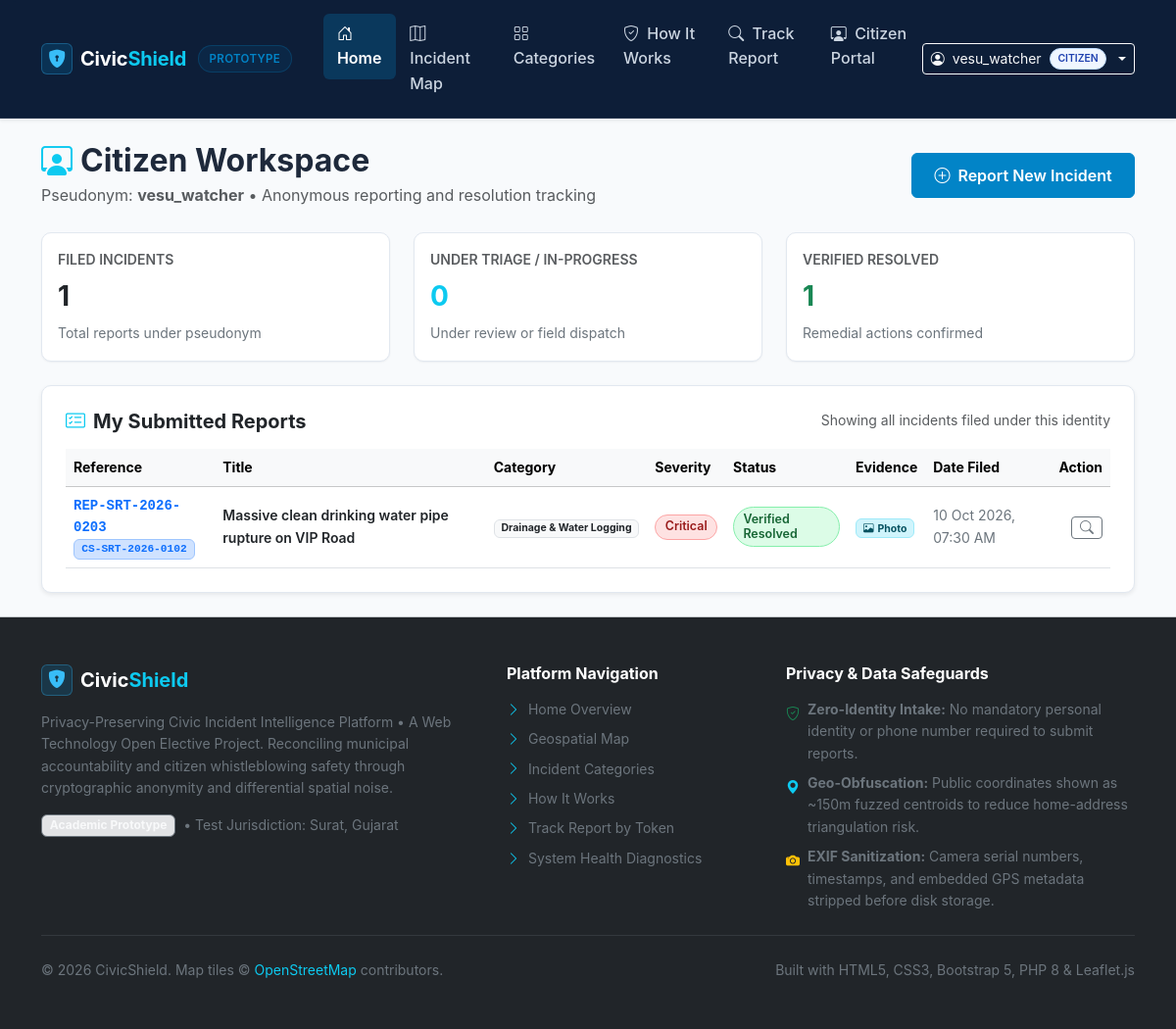
/citizen/ (signed in), run on the app's committed database.
### tables this page shows
CREATE TABLE IF NOT EXISTS `incident_reports` (
    `id` BIGINT UNSIGNED AUTO_INCREMENT PRIMARY KEY,
    `report_reference` VARCHAR(32) NOT NULL UNIQUE COMMENT 'Public report tracking identifier, e.g. REP-SRT-2026-0201',
    `tracking_token_hash` CHAR(64) NOT NULL UNIQUE COMMENT 'SHA-256 hash of private single-use tracking token provided to citizen',
    `incident_id` BIGINT UNSIGNED NULL COMMENT 'Null when freshly filed; assigned upon triage/consolidation',
    `citizen_id` BIGINT UNSIGNED NULL COMMENT 'Null for guest/anonymous reports; user ID for registered citizens',
    `category_id` INT UNSIGNED NOT NULL,
    `title` VARCHAR(200) NOT NULL,
    `description` TEXT NOT NULL,
    `submitted_severity` ENUM('low', 'medium', 'high', 'critical') NOT NULL DEFAULT 'medium',
    `submission_mode` ENUM('pseudonymous', 'anonymous') NOT NULL DEFAULT 'pseudonymous',
     
    `raw_lat` DECIMAL(10, 8) NULL COMMENT 'Direct sensor latitude; restricted from public APIs',
    `raw_lng` DECIMAL(11, 8) NULL COMMENT 'Direct sensor longitude; restricted from public APIs',
    `location_description` VARCHAR(255) NULL COMMENT 'Citizen landmark description (e.g. Near Prime Arcade)',
    `ip_hash` CHAR(64) NULL COMMENT 'Salted SHA-256 hash of submitter IP address for anti-spam rate limiting',
    `user_agent_hash` CHAR(64) NULL COMMENT 'Hashed browser signature for anti-abuse verification',
    `status` ENUM('pending_review', 'consolidated', 'duplicate', 'standalone', 'rejected') NOT NULL DEFAULT 'pending_review',
    `created_at` TIMESTAMP DEFAULT CURRENT_TIMESTAMP,
    INDEX `idx_reports_incident` (`incident_id`),
    INDEX `idx_reports_citizen` (`citizen_id`),
    INDEX `idx_reports_category` (`category_id`),
    INDEX `idx_reports_status` (`status`),
    INDEX `idx_reports_created_at` (`created_at`),
    INDEX `idx_reports_raw_coords` (`raw_lat`, `raw_lng`),
    CONSTRAINT `fk_reports_incident` FOREIGN KEY (`incident_id`) 
        REFERENCES `incidents` (`id`) ON DELETE SET NULL ON UPDATE CASCADE,
    CONSTRAINT `fk_reports_citizen` FOREIGN KEY (`citizen_id`) 
        REFERENCES `users` (`id`) ON DELETE SET NULL ON UPDATE CASCADE,
    CONSTRAINT `fk_reports_category` FOREIGN KEY (`category_id`) 
        REFERENCES `incident_categories` (`id`) ON DELETE RESTRICT ON UPDATE CASCADE
);

CREATE TABLE IF NOT EXISTS `incidents` (
    `id` BIGINT UNSIGNED AUTO_INCREMENT PRIMARY KEY,
    `incident_reference` VARCHAR(32) NOT NULL UNIQUE COMMENT 'Non-sequential human-readable reference, e.g. CS-SRT-2026-0101',
    `category_id` INT UNSIGNED NOT NULL,
    `title` VARCHAR(200) NOT NULL,
    `description` TEXT NOT NULL,
    `severity` ENUM('low', 'medium', 'high', 'critical') NOT NULL DEFAULT 'medium',
    `priority_score` INT NOT NULL DEFAULT 0 COMMENT 'Calculated priority score based on severity, report count & civic weight',
    `priority_breakdown` JSON NULL COMMENT 'Rule-based decision-support priority breakdown factors',
    `status` ENUM('reported', 'triaged', 'assigned', 'in_progress', 'resolution_submitted', 'resolved', 'closed', 'rejected') NOT NULL DEFAULT 'reported',
     
    `obfuscated_lat` DECIMAL(10, 8) NOT NULL COMMENT 'Centroid / differentially perturbed latitude for public map intelligence',
    `obfuscated_lng` DECIMAL(11, 8) NOT NULL COMMENT 'Centroid / differentially perturbed longitude for public map intelligence',
    `fuzz_radius_meters` INT UNSIGNED NOT NULL DEFAULT 150 COMMENT 'Gaussian noise radius applied to protect submitter location',
    `neighborhood` VARCHAR(150) NOT NULL COMMENT 'Ward / Locality name (e.g. Adajan, Vesu, Rander)',
    `city` VARCHAR(100) NOT NULL DEFAULT 'Surat',
    `reports_count` INT UNSIGNED NOT NULL DEFAULT 1 COMMENT 'Count of citizen reports linked to this consolidated issue',
    `created_at` TIMESTAMP DEFAULT CURRENT_TIMESTAMP,
    `updated_at` TIMESTAMP DEFAULT CURRENT_TIMESTAMP ON UPDATE CURRENT_TIMESTAMP,
    `resolved_at` TIMESTAMP NULL,
    `closed_at` TIMESTAMP NULL,
    INDEX `idx_incidents_status` (`status`),
    INDEX `idx_incidents_severity` (`severity`),
    INDEX `idx_incidents_category` (`category_id`),
    INDEX `idx_incidents_priority` (`priority_score`),
    INDEX `idx_incidents_obf_spatial` (`obfuscated_lat`, `obfuscated_lng`),
    INDEX `idx_incidents_created_at` (`created_at`),
    CONSTRAINT `fk_incidents_category` FOREIGN KEY (`category_id`) 
        REFERENCES `incident_categories` (`id`) ON DELETE RESTRICT ON UPDATE CASCADE
);

CREATE TABLE IF NOT EXISTS `incident_categories` (
    `id` INT UNSIGNED AUTO_INCREMENT PRIMARY KEY,
    `name` VARCHAR(100) NOT NULL,
    `slug` VARCHAR(100) NOT NULL UNIQUE,
    `description` TEXT NULL,
    `department_code` VARCHAR(50) NOT NULL COMMENT 'Identifies responsible municipal department',
    `default_severity` ENUM('low', 'medium', 'high', 'critical') NOT NULL DEFAULT 'medium',
    `resolution_sla_hours` INT UNSIGNED NOT NULL DEFAULT 72 COMMENT 'Standard target resolution time in hours',
    `icon` VARCHAR(50) NOT NULL DEFAULT 'bi-exclamation-triangle',
    `is_active` TINYINT(1) NOT NULL DEFAULT 1,
    `created_at` TIMESTAMP DEFAULT CURRENT_TIMESTAMP,
    `updated_at` TIMESTAMP DEFAULT CURRENT_TIMESTAMP ON UPDATE CURRENT_TIMESTAMP,
    INDEX `idx_categories_slug` (`slug`),
    INDEX `idx_categories_active` (`is_active`)
);

### citizen/index.php (the view, shortened to what this page needs)
<?php
$userId = Session::getUserId();
$pdo = Database::getConnection();
$myReports = [];
$totalFiled = 0;
$inProgressCount = 0;
$resolvedCount = 0;
try {
    $stmt = $pdo->prepare(
        'SELECT r.id, r.report_reference, r.title, r.submitted_severity, r.status, r.created_at,
                c.name AS category_name, c.department_code,
                a.file_path, a.exif_scrubbed,
                i.incident_reference, i.status AS consolidated_status
         FROM incident_reports r
         JOIN incident_categories c ON r.category_id = c.id
         LEFT JOIN incident_attachments a ON a.report_id = r.id
         LEFT JOIN incidents i ON r.incident_id = i.id
         WHERE r.citizen_id = :uid
         ORDER BY r.created_at DESC'
    );
    $stmt->execute([':uid' => $userId]);
    $myReports = $stmt->fetchAll();
    $totalFiled = count($myReports);
    foreach ($myReports as $rep) {
        $effective = $rep['status'];
        if (!empty($rep['consolidated_status'])) {
            if (in_array($rep['consolidated_status'], ['resolved', 'closed'], true)) {
                $effective = 'resolved';
            } elseif (in_array($rep['consolidated_status'], ['assigned', 'in_progress', 'triaged'], true)) {
                $effective = $rep['consolidated_status'];
            }
        }
        if ($effective === 'resolved') {
            $resolvedCount++;
        } elseif (!in_array($effective, ['rejected'], true)) {
            $inProgressCount++;
        }
    }
} catch (Throwable $e) {
    @error_log('[Citizen Portal Error] ' . $e->getMessage());
}
require_once INCLUDES_PATH . DIRECTORY_SEPARATOR . 'header.php';
?>
<div class="container py-4">
    <div class="d-flex justify-content-between align-items-center mb-4 flex-wrap gap-2">
        <div>
            <h2 class="fw-bold mb-1"><i class="bi bi-person-workspace text-info me-2"></i>Citizen Workspace</h2>
            <p class="text-muted mb-0">
                Pseudonym: <strong><?= htmlspecialchars($_SESSION['username'] ?? 'Citizen') ?></strong> &bull; Anonymous reporting and resolution tracking
            </p>
        </div>
        <div>
            <a href="<?= htmlspecialchars(BASE_URL) ?>/citizen/report.php" class="btn btn-cs-primary">
                <i class="bi bi-plus-circle me-1"></i> Report New Incident
            </a>
        </div>
    </div>
    <div class="row g-4 mb-4">
        <div class="col-md-4">
            <div class="card cs-card p-3 shadow-xs">
                <div class="text-muted small fw-semibold">FILED INCIDENTS</div>
                <div class="fs-3 fw-bold text-dark mt-1"><?= $totalFiled ?></div>
                <div class="text-secondary small mt-1">Total reports under pseudonym</div>
            </div>
        </div>
        <div class="col-md-4">
            <div class="card cs-card p-3 shadow-xs">
                <div class="text-muted small fw-semibold">UNDER TRIAGE / IN-PROGRESS</div>
                <div class="fs-3 fw-bold text-info mt-1"><?= $inProgressCount ?></div>
                <div class="text-secondary small mt-1">Under review or field dispatch</div>
            </div>
        </div>
        <div class="col-md-4">
            <div class="card cs-card p-3 shadow-xs">
                <div class="text-muted small fw-semibold">VERIFIED RESOLVED</div>
                <div class="fs-3 fw-bold text-success mt-1"><?= $resolvedCount ?></div>
                <div class="text-secondary small mt-1">Remedial actions confirmed</div>
            </div>
        </div>
    </div>
    <div class="card cs-card shadow-sm p-4">
        <div class="d-flex justify-content-between align-items-center flex-wrap gap-2 mb-3">
            <h5 class="fw-bold mb-0"><i class="bi bi-card-checklist me-2 text-info"></i>My Submitted Reports</h5>
            <span class="small text-muted">Showing all incidents filed under this identity</span>
        </div>
        <?php if (empty($myReports)): ?>
            <div class="p-5 text-center text-muted bg-light rounded-3 border border-dashed">
                <i class="bi bi-inbox fs-1 d-block mb-2 text-secondary"></i>
                <h6 class="fw-bold text-dark">No Incidents Reported Yet</h6>
                <p class="small text-secondary mb-3">Notice a road hazard, open drainage, or broken streetlight? Report it safely with differential geo-privacy.</p>
                <a href="<?= htmlspecialchars(BASE_URL) ?>/citizen/report.php" class="btn btn-cs-primary btn-sm">
                    <i class="bi bi-megaphone-fill me-1"></i> File Your First Incident
                </a>
            </div>
        <?php else: ?>
            <div class="table-responsive">
                <table class="table table-hover align-middle mb-0 small">
                    <thead class="table-light text-secondary">
                        <tr>
                            <th scope="col">Reference</th>
                            <th scope="col">Title</th>
                            <th scope="col">Category</th>
                            <th scope="col">Severity</th>
                            <th scope="col">Status</th>
                            <th scope="col">Evidence</th>
                            <th scope="col">Date Filed</th>
                            <th scope="col" class="text-end">Action</th>
                        </tr>
                    </thead>
                    <tbody>
                        <?php foreach ($myReports as $report): ?>
                            <?php
                            $rawStatus = $report['status'];
                            $effectiveStatus = $rawStatus;
                            if (!empty($report['consolidated_status'])) {
                                if (in_array($report['consolidated_status'], ['resolved', 'closed'], true)) {
                                    $effectiveStatus = 'resolved';
                                } elseif (in_array($report['consolidated_status'], ['assigned', 'in_progress', 'triaged'], true)) {
                                    $effectiveStatus = $report['consolidated_status'];
                                }
                            }
                            $badgeClass = match ($effectiveStatus) {
                                'resolved'       => 'cs-badge-resolved',
                                'in_progress'    => 'cs-badge-in_progress',
                                'assigned'       => 'cs-badge-assigned',
                                'triaged'        => 'cs-badge-pending',
                                'reported'       => 'cs-badge-pending',
                                'consolidated'   => 'cs-badge-in_progress',
                                'duplicate'      => 'cs-badge-in_progress',
                                'standalone'     => 'cs-badge-in_progress',
                                'rejected'       => 'cs-badge-critical',
                                default          => 'cs-badge-pending'
                            };
                            $statusLabel = match ($effectiveStatus) {
                                'resolved'       => 'Verified Resolved',
                                'in_progress'    => 'Field Work In Progress',
                                'assigned'       => 'Assigned to Officer',
                                'triaged'        => 'Triage Verified',
                                'reported'       => 'Reported',
                                'pending_review' => 'Pending Triage',
                                'consolidated'   => 'Consolidated',
                                'duplicate'      => 'Duplicate Merged',
                                'standalone'     => 'Active Standalone',
                                'rejected'       => 'Rejected',
                                default          => ucfirst(str_replace('_', ' ', $effectiveStatus))
                            };
                            ?>
                            <tr>
                                <td class="font-monospace fw-semibold text-primary">
                                    <div><?= htmlspecialchars($report['report_reference']) ?></div>
                                    <?php if (!empty($report['incident_reference'])): ?>
                                        <div class="small"><span class="badge bg-primary-subtle text-primary border border-primary-subtle font-monospace" style="font-size:0.7rem;"><?= htmlspecialchars($report['incident_reference']) ?></span></div>
                                    <?php endif; ?>
                                </td>
                                <td class="fw-semibold text-dark">
                                    <?= htmlspecialchars($report['title']) ?>
                                </td>
                                <td>
                                    <span class="badge bg-light text-dark border"><?= htmlspecialchars($report['category_name']) ?></span>
                                </td>
                                <td>
                                    <span class="cs-badge cs-badge-<?= htmlspecialchars($report['submitted_severity']) ?> text-capitalize">
                                        <?= htmlspecialchars($report['submitted_severity']) ?>
                                    </span>
                                </td>
                                <td>
                                    <span class="cs-badge <?= $badgeClass ?>"><?= htmlspecialchars($statusLabel) ?></span>
                                </td>
                                <td>
                                    <?php if (!empty($report['file_path'])): ?>
                                        <span class="badge bg-info-subtle text-info-emphasis border border-info-subtle" title="EXIF sanitized evidence attached">
                                            <i class="bi bi-image me-1"></i>Photo
                                        </span>
                                    <?php else: ?>
                                        <span class="text-muted">&mdash;</span>
                                    <?php endif; ?>
                                </td>
                                <td class="text-secondary">
                                    <?= date('d M Y, h:i A', strtotime($report['created_at'])) ?>
                                </td>
                                <td class="text-end">
                                    <a href="<?= htmlspecialchars(BASE_URL) ?>/track.php?token=demo" class="btn btn-outline-secondary btn-sm py-0 px-2" title="Track incident details" onclick="alert('Use your private single-use tracking token to inspect this report.'); return false;">
                                        <i class="bi bi-search"></i>
                                    </a>
                                </td>
                            </tr>
                        <?php endforeach; ?>
                    </tbody>
                </table>
            </div>
        <?php endif; ?>
    </div>
</div>
<?php require_once INCLUDES_PATH . DIRECTORY_SEPARATOR . 'footer.php'; ?>

### data on the page
incident_reports: report_reference "REP-SRT-2026-0203", incident.incident_reference "CS-SRT-2026-0102", title "Massive clean drinking water pipe rupture on VIP Road", category.name "Drainage & Water Logging", submitted_severity "Critical", incident.status "Verified Resolved", created_at "10 Oct 2026, 07:30 AM"

### other printed values
$_SESSION['username'] "vesu_watcher"
$currentRole "CITIZEN"
$totalFiled "1"
$inProgressCount "0"
$resolvedCount "1"
